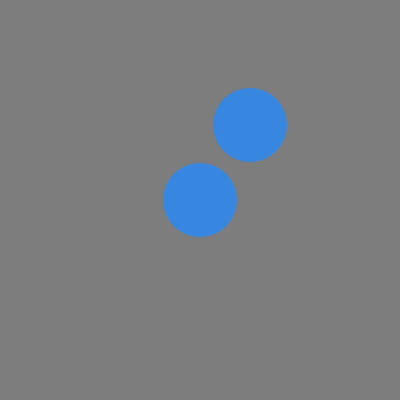
Frame 1 (no input)
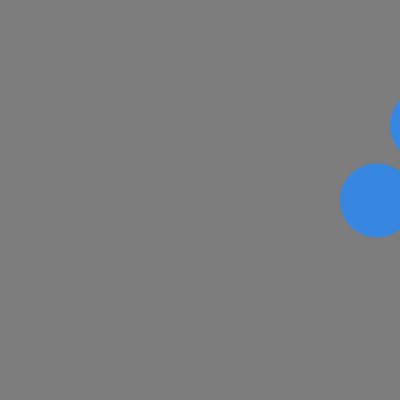
Frame 60 (no input)
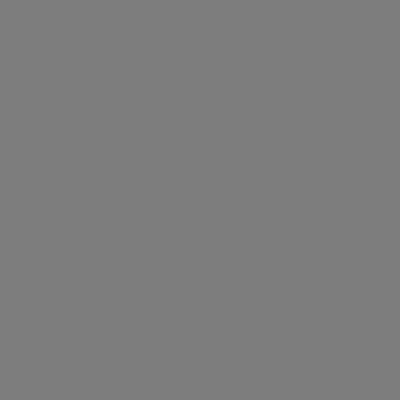
Frame 120 (the mouse pressed at the canvas centre since frame 60)

The p5.js sketch that drew these frames (run headless with seeded random() and noise() and a simulated clock; from frame 60 on, the mouse is pressed at the canvas centre):

// p5.js sketch
// ── sketch.js
/* 
Ellipses move sketch
Created by Lisa Jiang May 2017. 

*/
var circX = 200;
var circY = 200;
var circStroke = 125;
var circR = 55;
var circG = 135;
var circB = 225;
var circSize = 75;
canvBG = 125, 55, 255;
// every P5 sketch (program) requires at least two functions: function setup() and function draw()
// function is a keyword that P5 recognizes as a funcition indicator
// setup() takes care of initializing the program and runs once.
function setup() { //parenthesis holds arguments or parameters.
  createCanvas(400, 400); // the createCanvas() function sets canvas size
}

// draw() takes care of items that are repeated until the canvas or browser window is closed. Animations can be set within the draw() loop
function draw() { // curly brackets contain a series of statements aka "lines of code".
  background(canvBG);
  stroke(circStroke);
  fill(circR, circG, circB);
  stroke(circStroke);
  ellipse(circX, circY, circSize, circSize);
  ellipse(circX + 50, circY - 75, circSize, circSize);
  fill(circR, circG, circB, 135);
  
  circX = circX + 3;
  
}
